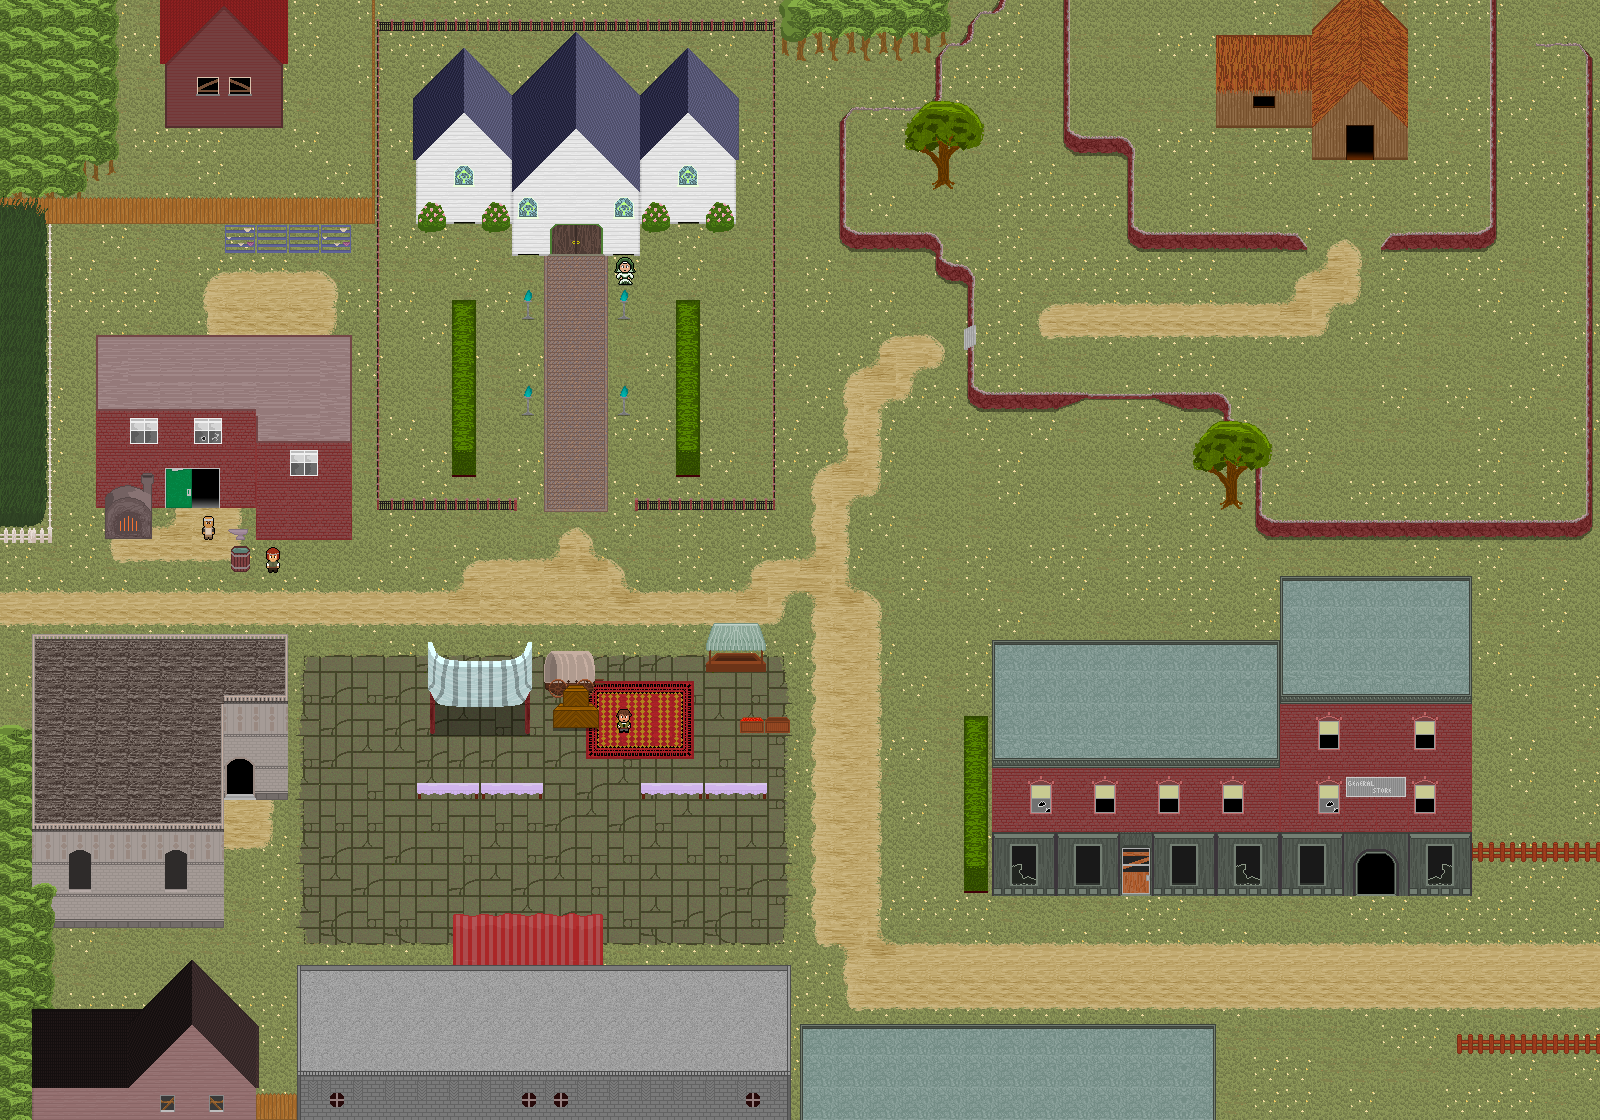

A 2D game scene composited from a Tiled map and its tileset images. What follows is a short description and the map's XML, with each tile layer's data collapsed to a summary:
An orthogonal 50x35 tile map with 32x32 px tiles, 5 tile layers (Ground Layer, Ground Layer2, Player Layer, Wall Layer, ...), 6 tilesets.

<map version="1.0" orientation="orthogonal" renderorder="right-down" width="50" height="35" tilewidth="32" tileheight="32" nextobjectid="1">
 <tileset firstgid="1" name="hollowsprings" tilewidth="32" tileheight="32">
  <image source="../Tilesets/hollowsprings.png" width="480" height="800" />
  <tile id="8">
   <animation>
    <frame tileid="8" duration="100" />
    <frame tileid="6" duration="100" />
    <frame tileid="7" duration="100" />
    <frame tileid="8" duration="100" />
   </animation>
  </tile>
  <tile id="150">
   <animation>
    <frame tileid="150" duration="100" />
    <frame tileid="135" duration="100" />
    <frame tileid="180" duration="100" />
    <frame tileid="135" duration="100" />
   </animation>
  </tile>
 </tileset>
 <tileset firstgid="376" name="Leon2" tilewidth="32" tileheight="32">
  <image source="../Sprites/Leon2.png" width="96" height="128" />
 </tileset>
 <tileset firstgid="388" name="nun" tilewidth="32" tileheight="32">
  <image source="../Sprites/nun.png" width="96" height="128" />
  <tile id="1">
   <animation>
    <frame tileid="1" duration="400" />
    <frame tileid="2" duration="400" />
    <frame tileid="1" duration="400" />
    <frame tileid="0" duration="400" />
   </animation>
  </tile>
 </tileset>
 <tileset firstgid="400" name="Ferdinand" tilewidth="32" tileheight="32">
  <image source="../Sprites/Ferdinand.png" width="96" height="128" />
  <tile id="1">
   <animation>
    <frame tileid="1" duration="400" />
    <frame tileid="2" duration="400" />
    <frame tileid="1" duration="400" />
    <frame tileid="0" duration="400" />
   </animation>
  </tile>
 </tileset>
 <tileset firstgid="412" name="apprentice" tilewidth="32" tileheight="32">
  <image source="../Sprites/apprentice.png" width="96" height="128" />
  <tile id="1">
   <animation>
    <frame tileid="1" duration="200" />
    <frame tileid="2" duration="200" />
    <frame tileid="1" duration="200" />
    <frame tileid="0" duration="200" />
   </animation>
  </tile>
  <tile id="4">
   <animation>
    <frame tileid="4" duration="400" />
    <frame tileid="5" duration="400" />
    <frame tileid="4" duration="400" />
    <frame tileid="3" duration="400" />
   </animation>
  </tile>
 </tileset>
 <tileset firstgid="424" name="blacksmith" tilewidth="32" tileheight="32">
  <image source="../Sprites/blacksmith.png" width="96" height="128" />
  <tile id="1">
   <animation>
    <frame tileid="1" duration="400" />
    <frame tileid="2" duration="400" />
    <frame tileid="1" duration="400" />
    <frame tileid="0" duration="400" />
   </animation>
  </tile>
 </tileset>
 <layer name="Ground Layer" width="50" height="35">
  <data>[1750 cells, 1750 non-empty, 6 distinct tile ids]</data>
 </layer>
 <layer name="Ground Layer2" width="50" height="35">
  <data>[1750 cells, 527 non-empty, 48 distinct tile ids]</data>
 </layer>
 <layer name="Player Layer" width="50" height="35">
  <data>[1750 cells, 41 non-empty, 17 distinct tile ids]</data>
 </layer>
 <layer name="Wall Layer" width="50" height="35">
  <data>[1750 cells, 548 non-empty, 101 distinct tile ids]</data>
 </layer>
 <layer name="Wall Dec" width="50" height="35">
  <data>[1750 cells, 286 non-empty, 104 distinct tile ids]</data>
 </layer>
</map>
